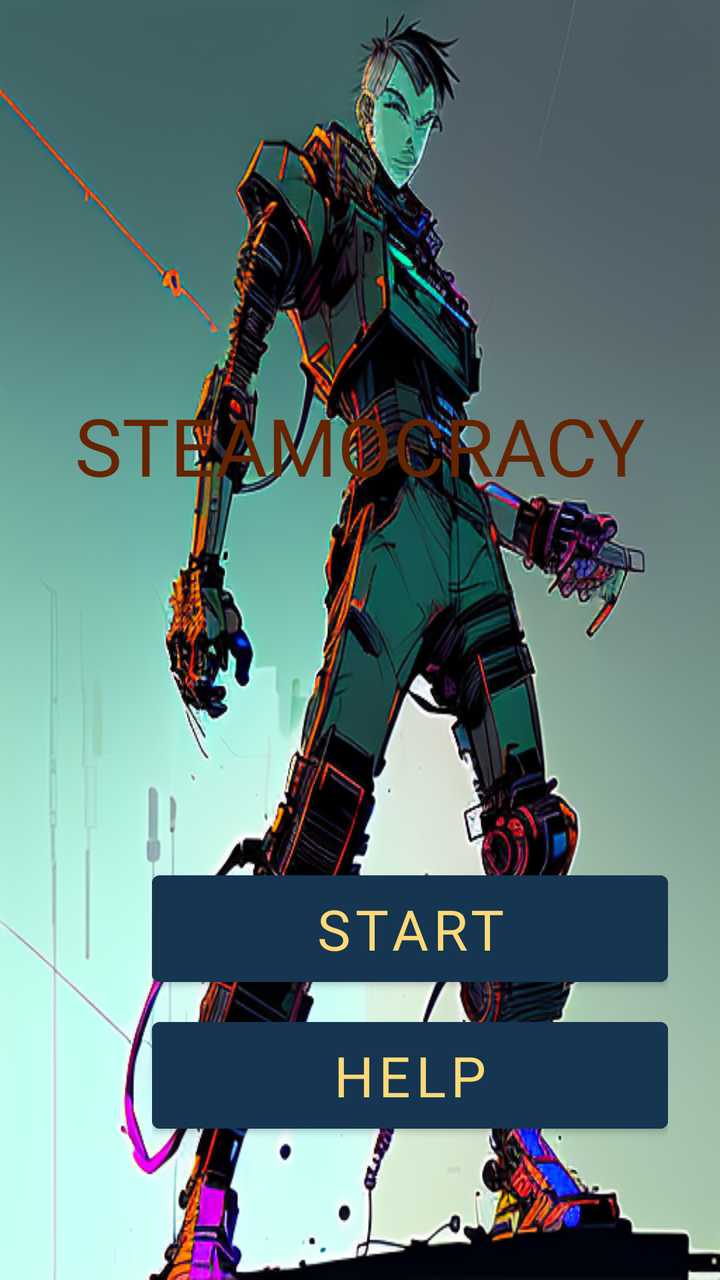
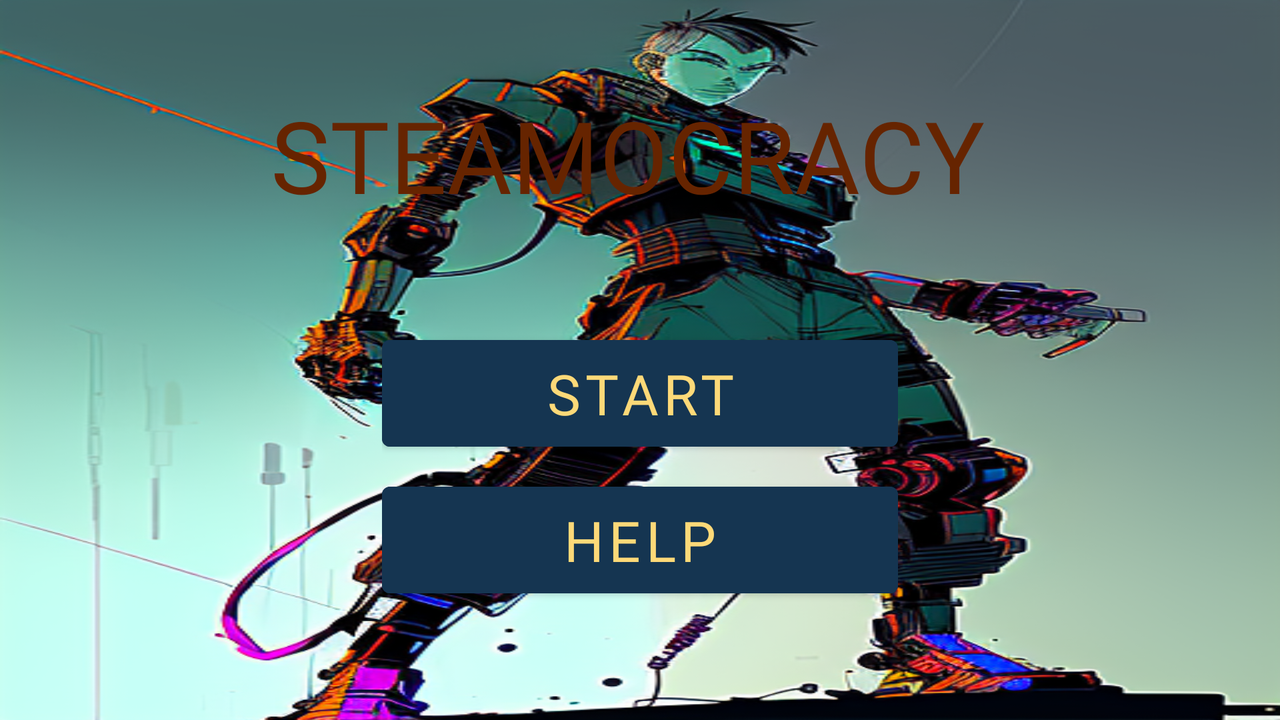

First picture: res/layout/ on a phone held upright. Second picture: the repository's own variant of that layout, on a device whose configuration matches the variant's folder. Source for both follows.
<!-- AndroidManifest.xml: application theme Theme.NextGenPOS -->
<!-- res/layout/start_screen.xml -->
<?xml version="1.0" encoding="utf-8"?>
<androidx.constraintlayout.widget.ConstraintLayout xmlns:android="http://schemas.android.com/apk/res/android"
    xmlns:app="http://schemas.android.com/apk/res-auto"
    xmlns:tools="http://schemas.android.com/tools"
    android:layout_width="match_parent"
    android:background="@drawable/start_menu"
    android:layout_height="match_parent">

    <TextView
        android:id="@+id/startTitle"
        android:layout_width="wrap_content"
        android:layout_height="wrap_content"
        android:layout_marginStart="33dp"
        android:layout_marginTop="196dp"
        android:layout_marginEnd="33dp"
        android:paddingStart="8dp"
        android:paddingEnd="8dp"
        android:fontFamily="@font/trade_winds"
        android:text="@string/startTitle"
        android:textAlignment="center"
        android:textColor="@color/steampunkRed"
        android:textSize="40sp"
        app:layout_constraintEnd_toEndOf="parent"
        app:layout_constraintStart_toStartOf="parent"
        app:layout_constraintTop_toTopOf="parent" />

    <LinearLayout
        android:id="@+id/buttonSelection"
        android:layout_width="290dp"
        android:layout_height="290dp"
        android:layout_marginStart="60dp"
        android:layout_marginTop="356dp"
        android:gravity="center"
        android:orientation="vertical"
        android:padding="16dp"
        app:layout_constraintStart_toStartOf="parent"
        app:layout_constraintTop_toTopOf="parent">

        <Button
            android:id="@+id/startBTN"
            android:textSize="28sp"
            android:backgroundTint="@color/steampunkBlue"
            android:layout_width="match_parent"
            android:layout_height="wrap_content"
            android:fontFamily="@font/trade_winds"
            android:textColor="@color/steampunkYellow"
            android:text="@string/startBTN"
            android:layout_marginBottom="8dp"
            android:padding="8sp"
            android:textAlignment="center" />

        <Button
            android:id="@+id/helpBTN"
            android:textSize="28sp"
            android:backgroundTint="@color/steampunkBlue"
            android:textColor="@color/steampunkYellow"
            android:layout_width="match_parent"
            android:layout_height="wrap_content"
            android:fontFamily="@font/trade_winds"
            android:text="@string/helpBTN"
            android:padding="8sp"
            android:textAlignment="center" />

    </LinearLayout>
</androidx.constraintlayout.widget.ConstraintLayout>
<!-- resources referenced by this layout -->
<resources>
  <color name="steampunkBlue">#153551</color>
  <color name="steampunkRed">#662400</color>
  <color name="steampunkYellow">#FDD978</color>
  <!-- drawable start_menu: png bitmap (drawable, 405730 bytes) -->
  <string name="helpBTN">HELP</string>
  <string name="startBTN">START</string>
  <string name="startTitle">STEAMOCRACY</string>
  <style name="Theme.NextGenPOS" parent="Theme.MaterialComponents.DayNight.DarkActionBar">
          
          <item name="colorPrimary">@color/purple_500</item>
          <item name="colorPrimaryVariant">@color/purple_700</item>
          <item name="colorOnPrimary">@color/white</item>
          
          <item name="colorSecondary">@color/teal_200</item>
          <item name="colorSecondaryVariant">@color/teal_700</item>
          <item name="colorOnSecondary">@color/black</item>
          
          <item name="android:statusBarColor">?attr/colorPrimaryVariant</item>
          
      </style>
  <color name="purple_500">#FF6200EE</color>
  <color name="purple_700">#FF3700B3</color>
  <color name="white">#FFFFFFFF</color>
  <color name="teal_200">#FF03DAC5</color>
  <color name="teal_700">#FF018786</color>
  <color name="black">#FF000000</color>
</resources>
<!-- res/layout-land/start_screen.xml (the repository's variant of the layout above) -->
<!-- drawn on the phone turned sideways -->
<?xml version="1.0" encoding="utf-8"?>
<androidx.constraintlayout.widget.ConstraintLayout xmlns:android="http://schemas.android.com/apk/res/android"
    xmlns:app="http://schemas.android.com/apk/res-auto"
    xmlns:tools="http://schemas.android.com/tools"
    android:layout_width="match_parent"
    android:background="@drawable/start_menu"
    android:layout_height="match_parent">

    <TextView
        android:id="@+id/startTitle"
        android:layout_width="500dp"
        android:layout_height="wrap_content"
        android:layout_marginStart="20dp"
        android:layout_marginTop="44dp"
        android:layout_marginEnd="33dp"
        android:fontFamily="@font/trade_winds"
        android:paddingStart="8dp"
        android:paddingEnd="8dp"
        android:text="@string/startTitle"
        android:textAlignment="center"
        android:textColor="@color/steampunkRed"
        android:textSize="50sp"
        app:layout_constraintEnd_toEndOf="parent"
        app:layout_constraintStart_toStartOf="parent"
        app:layout_constraintTop_toTopOf="parent" />

    <LinearLayout
        android:id="@+id/buttonSelection"
        android:layout_width="290dp"
        android:layout_height="250dp"
        android:layout_marginStart="220dp"
        android:layout_marginTop="20dp"
        android:layout_marginEnd="220dp"
        android:layout_marginBottom="24dp"
        android:gravity="center"
        android:orientation="vertical"
        android:padding="16dp"
        app:layout_constraintBottom_toBottomOf="parent"
        app:layout_constraintEnd_toEndOf="parent"
        app:layout_constraintStart_toStartOf="parent"
        app:layout_constraintTop_toBottomOf="@id/startTitle">

        <Button
            android:id="@+id/startBTN"
            android:layout_width="match_parent"
            android:layout_height="wrap_content"
            android:layout_marginBottom="8dp"
            android:backgroundTint="@color/steampunkBlue"
            android:fontFamily="@font/trade_winds"
            android:padding="8sp"
            android:text="@string/startBTN"
            android:textAlignment="center"
            android:textColor="@color/steampunkYellow"
            android:textSize="28sp" />

        <Button
            android:id="@+id/helpBTN"
            android:layout_width="match_parent"
            android:layout_height="wrap_content"
            android:backgroundTint="@color/steampunkBlue"
            android:fontFamily="@font/trade_winds"
            android:padding="8sp"
            android:text="@string/helpBTN"
            android:textAlignment="center"
            android:textColor="@color/steampunkYellow"
            android:textSize="28sp" />

    </LinearLayout>
</androidx.constraintlayout.widget.ConstraintLayout>
